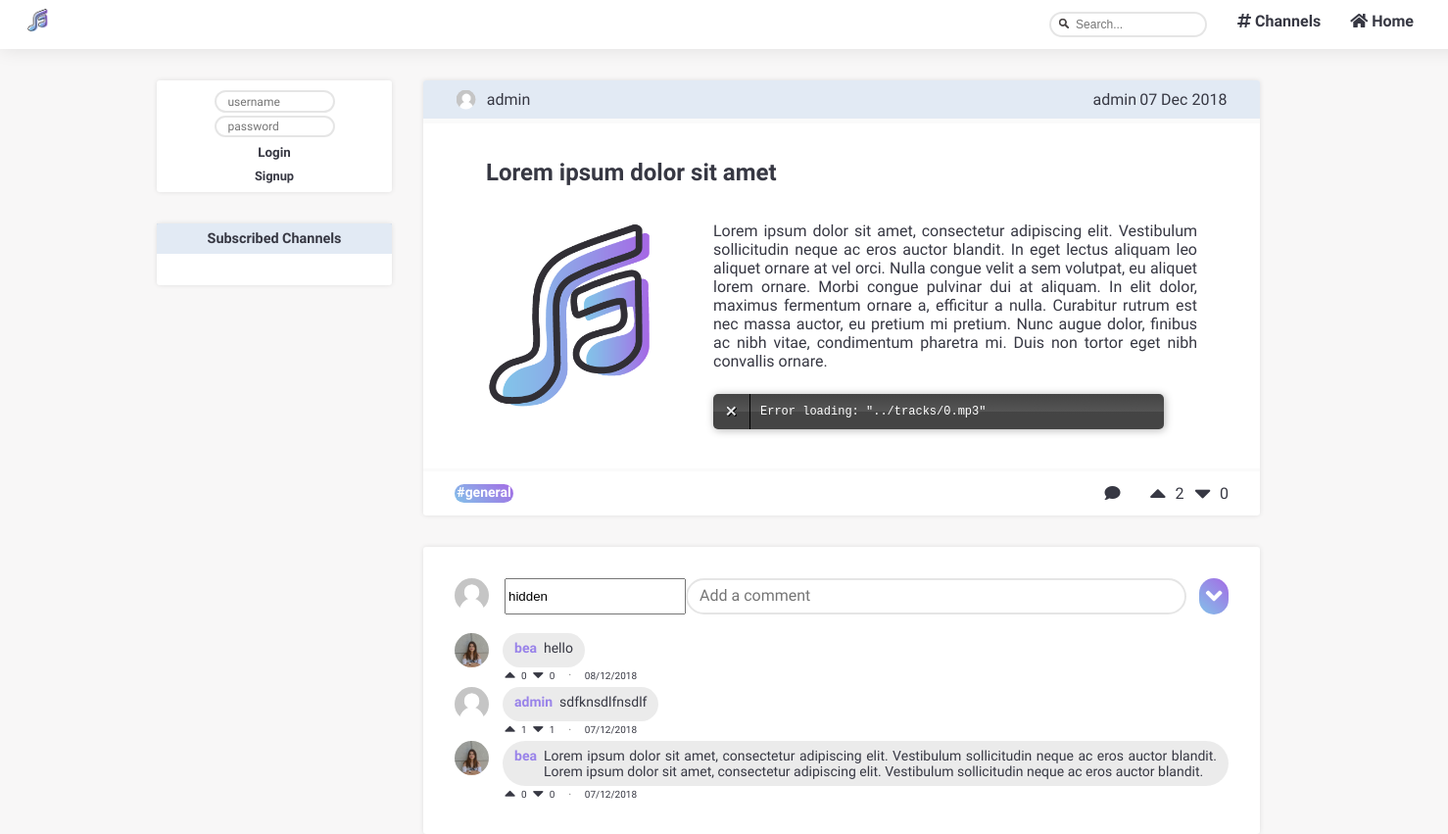
The app's page /pages/story_page.php?story_id=0, older data.
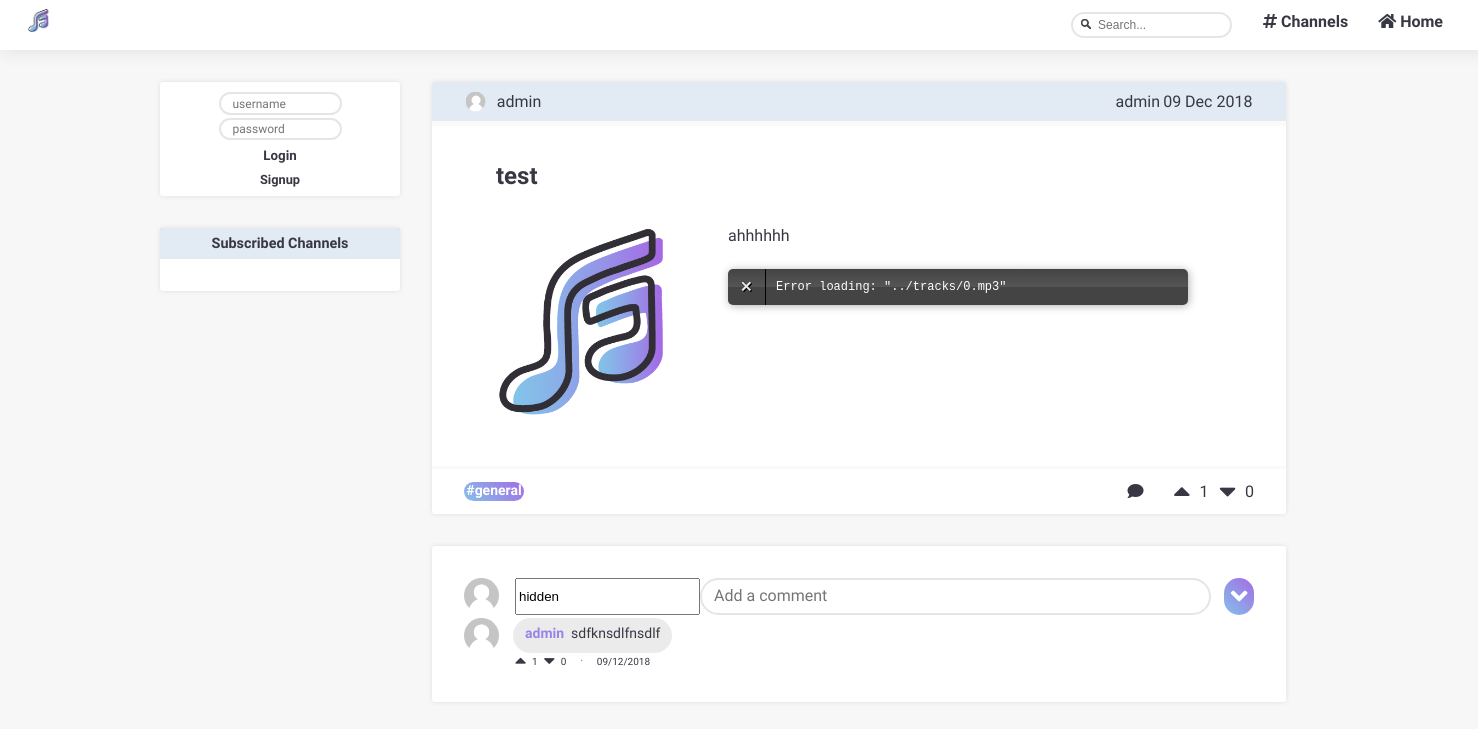
The same page, newer data.
### tables this page shows
CREATE TABLE stories (
  id INTEGER PRIMARY KEY,
  title VARCHAR,
  text VARCHAR,
  author VARCHAR REFERENCES users,
  datetime DATETIME,
  upvotes INTEGER,
  downvotes INTEGER,
  channel VARCHAR REFERENCES channels
);

CREATE TABLE comments (
  id INTEGER PRIMARY KEY,
  story_id INTEGER REFERENCES stories,
  author VARCHAR REFERENCES users,
  upvotes INTEGER,
  downvotes INTEGER,
  datetime DATETIME,
  text VARCHAR
);

### database/db_stories.php (called while the page is built, shortened)
<?php
  include('../database/db_connection.php');
  function getStory($story) {
    global $db;
    $stmt = $db->prepare('SELECT * FROM stories WHERE id = ?');
    $stmt->execute(array($story));
    return $stmt->fetch();
  }
  function getComments($story) {
    global $db;
    $stmt = $db->prepare('SELECT * FROM comments WHERE story_id = ? ORDER BY datetime DESC');
    $stmt->execute(array($story));
    return $stmt->fetchAll();
  }
?>

### templates/tpl_stories.php (the view, shortened to what this page needs)
<?php function draw_story_page($story) {
  ?>
  <section id="story_page" class="page">
    <?php
      draw_story($story);
    ?>
</section>
<?php } ?>
<?php function draw_story($story) {
$date_str = $story['datetime'];
$date = strtotime($date_str);
?>
  <article id="story" class = "blockStyle ">
    <header>
    <?php $igmsrc = getUserImage($_SESSION['username']);?>
      <img  id="userImage"  src=<?=$igmsrc?> width=20 height="20">
    <a href="../pages/profile.php?user=<?= $story['author'] ?>"><?= $story['author']?></a>
      <span id="user"><a href="../pages/profile.php?user=<?= $story['author']?>"><?= $story['author']?></a></span>
      <span id="date"> <?= date('d M Y',$date)?></span>
    </header>
    <hr class = "invisibleLine">
    <section id="body" class = "blockLayout">
      <h2><a href="../pages/story_page.php?story_id=<?=$story['id']?>"><?= $story['title']?></a></h2>
      <div id = "storyContent">
      <?php $igmsrc = getTrackImage( $story['id']);?>
      <img  id="trackImage"  src=<?=$igmsrc?> width="200" height="200">
        <div id = "storyTextAndTrack">
          <p> <?= $story['text']?></p>
        </div>
      </div>
    </section>
    <hr class = "footerSeparator">
    <footer>
    <span id="channel">#<?= $story['channel']?></span>
    <a href="../pages/story_page.php?story_id=<?=$story['id']?>"><i class="fas fa-comment"></i></a>
      <section id="upvote" data-storyid=<?=$story['id']?>>
        <button type="submit" class="voteup_btn" user=<?=$_SESSION['username']?> action=1 story=<?=$story['id']?>>
          <i class="fas fa-caret-up fa-2x"></i>
        </button>
        <span id=numUpvotes><?= $story['upvotes']?></span>
      </section>
      <section id="downvote" data-storyid=<?=$story['id']?>>
        <button type="submit" class="votedown_btn" user=<?=$_SESSION['username']?> action=0 story=<?=$story['id']?>>
          <i class="fas fa-caret-down fa-2x"></i>
        </button>
        <span id=numDownvotes><?= $story['downvotes']?></span>
    </footer>
  </article>
<?php
} ?>
<?php function draw_comments($comments, $story) {
?>
  <section id="comment_list" class="page blockStyle blockLayout">
    <?php draw_add_comment($story);
    foreach($comments as $comment) {
      draw_comment($comment);
    }
    ?>
  </section>
<?php
} ?>
<?php include_once('../templates/tpl_account.php');
function draw_comment($comment) {
  $date_str = $comment['datetime'];
  $date = strtotime($date_str);
?>
  <article id="comment">
    <div id ="singleComment">
      <?php $igmsrc = getUserImage($comment['author']);?>
      <img  id="userImage"  src=<?=$igmsrc?> width=35 height="35">
      <div id ="userAndText" class="comment">
        <span id="user"> <?= $comment['author']?></span>
        <p><?= $comment['text']?></p>
      </div>
    </div>
    <footer>
      <section id="upvote" data-commentid=<?=$comment['id']?>>
        <button type="submit" class="voteup_btn" user=<?=$_SESSION['username']?> action=1 story=<?=$comment['story_id']?> comment=<?=$comment['id']?>>
          <i class="fas fa-caret-up fa-lg"></i>
        </button>
        <span id = numUpvotes><?= $comment['upvotes']?></span>
      </section>
      <section id="downvote" data-commentid=<?=$comment['id']?>>
        <button type="submit" class="votedown_btn" user=<?=$_SESSION['username']?> action=0 story=<?=$comment['story_id']?> comment=<?=$comment['id']?>>
          <i class="fas fa-caret-down fa-lg"></i>
        </button>
        <span id = numDownvotes><?= $comment['downvotes']?></span>
      </section>
      <span id ="divDot">&bull;</span>
      <span id="date"> <?= date('d/m/Y', $date)?></span>
    </footer>
  </article>
<?php
} ?>
<?php function draw_add_comment($story) {
?>
  <section id="add_comment">
  <?php $igmsrc = getUserImage($_SESSION['username']);?>
      <img  id="userImage"  src=<?=$igmsrc?> width=35 height="35">
    <form>
      <input type="text" name="user" value=<?=$_SESSION['username']?> hidden>
      <textarea  class="inputField" rows="1" cols="112" name="comment" placeholder="Add a comment" required></textarea>
      <button type="button" class="add_comment_btn">
        <i class="fas fa-angle-down fa-2x"></i>
      </button>
    </form>
  </section>
<?php
} ?>

### pages/story_page.php (shortened to what this page needs)
<?php
  include_once('../database/db_channels.php');
  include_once('../database/db_stories.php');
  include_once('../templates/tpl_common.php');
  include_once('../templates/tpl_account.php');
  include_once('../templates/tpl_stories.php');
  $story_id = $_GET['story_id'];
  try {
    $story = getStory($story_id);
  } catch(PDOException $e) {
    $_SESSION['messages'][] = array('type' => 'error', 'content' => "Unable to access story");
    die(header("Location: ../pages/channels_list.php"));
  }
  try {
    $comments = getComments($story_id);
  } catch(PDOException $e) {
    $_SESSION['messages'][] = array('type' => 'error', 'content' => "Unable to access comments");
    die(header("Location: ../pages/channels_list.php"));
  }
  if (!isset($_SESSION['username'])) {
    draw_header(null);
    draw_sidebar(null);
  }
  else {
    draw_header($_SESSION['username']);
    $subbed_channels = getSubbedChannels($_SESSION['username']);
    draw_sidebar($subbed_channels);
  }
  draw_story_page($story);
  draw_comments($comments, $story_id);
  draw_footer();
?>

### templates/tpl_common.php (shortened to what this page needs)
<?php function draw_header($username) { ?>
  <!DOCTYPE html>
  <html>
    <head>
      <link rel="stylesheet" href="../css/style.css">
      <link rel="stylesheet" href="https://use.fontawesome.com/releases/v5.3.1/css/all.css">
    </head>
    <body>
      <div class = "navBar">
        <nav class="tabs">
          <ul>
            <li><a href="../pages/mainpage.php"><i class="fas fa-home"></i> Home</a></li>
            <li><a href="../pages/channels_list.php"><i class="fas fa-hashtag"></i> Channels</a></li>
          </ul>
          <form method="GET" action="../pages/search.php">
            <label><input type="text" name="search" class="inputField" placeholder="Search..." required></label>
          </form>
          <a href="../pages/mainpage.php"><img src= "../img/logo.png" height="40" width="40"/></a>
        </nav>
      </div>
<?php }
?>
<?php function draw_footer() {  ?>
  </body>
</html>
<?php } ?>

### templates/tpl_account.php (shortened to what this page needs)
<?php function draw_sidebar($subbed_channels) {
?>
  <section id="sidebar" >
    <?php
      draw_sidebar_login();
      draw_sidebar_subs($subbed_channels);
    ?>
  </section>
<?php } ?>
<?php
    function draw_sidebar_login() {
  if (isset($_SESSION['username']))
  {
    $username = $_SESSION['username'];?>
    <section id="sidebar_login" class="blockStyle">
      <?php $igmsrc = getUserImage($username);?>
        <img  id="userImage"  src=<?=$igmsrc?> width=40 height="40">
        <a href="../pages/edit_profile.php?user=<?= $username ?>"><?= $username ?></a>
        <div><a href="../actions/action_logout.php">Logout</a></div>
    </section>
  <?php }
  else
  { ?>
    <section id="sidebar_login" class = "blockStyle sidebar_notlogged">
        <form method="post" action="../actions/action_login.php">
        <input type="text" name="username" placeholder="username" class="inputField" required>
        <input type="password" name="password" placeholder="password" class="inputField" required>
        <input type="submit" value="Login" >
        <div><a href="../pages/signup.php?message=">Signup</a></div>
        </form>
    </section>
    <?php }
} ?>
<?php function draw_sidebar_subs($subbed_channels) { ?>
    <section id="sidebar_subs" class= "blockStyle">
      <h1>Subscribed Channels</h1>
    </section>
<?php
} ?>
<?php
function getUserImage($username){
  if(file_exists("../img/users/originals/$username.png")){
   $img = "../img/users/originals/$username.png";
  }else  $img = "../img/unknownuser.png";
  return $img;
}?>
<?php
function getTrackImage($username){
  if(file_exists("../img/stories/originals/$username.png")){
   $img = "../img/stories/originals/$username.png";
  }else  $img = "../img/templatetrackcover.png";
  return $img;
}?>

Row changes from the older to the newer data that the page shows:
removed comments: author "bea", text "hello", upvotes "0", downvotes "0", datetime "08/12/2018"
removed comments: author "bea", text "Lorem ipsum dolor sit amet, consectetur adipiscing elit. Vestibulum sollicitudin neque ac eros auctor blandit. Lorem ipsum dolor sit amet, consectetur adipiscing elit. Vestibulum sollicitudin neque ac eros auctor blandit.", upvotes "0", downvotes "0", datetime "07/12/2018"
changed stories "admin": datetime "07 Dec 2018" → "09 Dec 2018"; title "Lorem ipsum dolor sit amet" → "test"; text "Lorem ipsum dolor sit amet, consectetur adipiscing elit. Vestibulum sollicitudin neque ac eros auctor blandit. In eget lectus aliquam leo aliquet ornare at vel orci. Nulla congue velit a sem volutpat, eu aliquet lorem ornare. Morbi congue pulvinar dui at aliquam. In elit dolor, maximus fermentum ornare a, efficitur a nulla. Curabitur rutrum est nec massa auctor, eu pretium mi pretium. Nunc augue dolor, finibus ac nibh vitae, condimentum pharetra mi. Duis non tortor eget nibh convallis ornare." → "ahhhhhh"; upvotes "2" → "1"
changed comments "admin": downvotes "1" → "0"; datetime "07/12/2018" → "09/12/2018"
